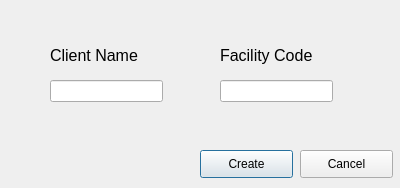
<?xml version="1.0" encoding="UTF-8"?>
<ui version="4.0">
 <class>newclient</class>
 <widget class="QDialog" name="newclient">
  <property name="geometry">
   <rect>
    <x>0</x>
    <y>0</y>
    <width>400</width>
    <height>188</height>
   </rect>
  </property>
  <property name="windowTitle">
   <string>New Client</string>
  </property>
  <widget class="QLabel" name="LBclientname">
   <property name="geometry">
    <rect>
     <x>50</x>
     <y>40</y>
     <width>141</width>
     <height>31</height>
    </rect>
   </property>
   <property name="font">
    <font>
     <pointsize>12</pointsize>
    </font>
   </property>
   <property name="text">
    <string>Client Name</string>
   </property>
  </widget>
  <widget class="QLabel" name="LBfacilitycode">
   <property name="geometry">
    <rect>
     <x>220</x>
     <y>40</y>
     <width>141</width>
     <height>31</height>
    </rect>
   </property>
   <property name="font">
    <font>
     <pointsize>12</pointsize>
    </font>
   </property>
   <property name="text">
    <string>Facility Code</string>
   </property>
  </widget>
  <widget class="QLineEdit" name="LEname">
   <property name="geometry">
    <rect>
     <x>50</x>
     <y>80</y>
     <width>113</width>
     <height>22</height>
    </rect>
   </property>
  </widget>
  <widget class="QLineEdit" name="LEfac">
   <property name="geometry">
    <rect>
     <x>220</x>
     <y>80</y>
     <width>113</width>
     <height>22</height>
    </rect>
   </property>
  </widget>
  <widget class="QPushButton" name="PBcreate">
   <property name="geometry">
    <rect>
     <x>200</x>
     <y>150</y>
     <width>93</width>
     <height>28</height>
    </rect>
   </property>
   <property name="text">
    <string>Create</string>
   </property>
  </widget>
  <widget class="QPushButton" name="PBcancel">
   <property name="geometry">
    <rect>
     <x>300</x>
     <y>150</y>
     <width>93</width>
     <height>28</height>
    </rect>
   </property>
   <property name="text">
    <string>Cancel</string>
   </property>
  </widget>
 </widget>
 <resources/>
 <connections/>
</ui>
